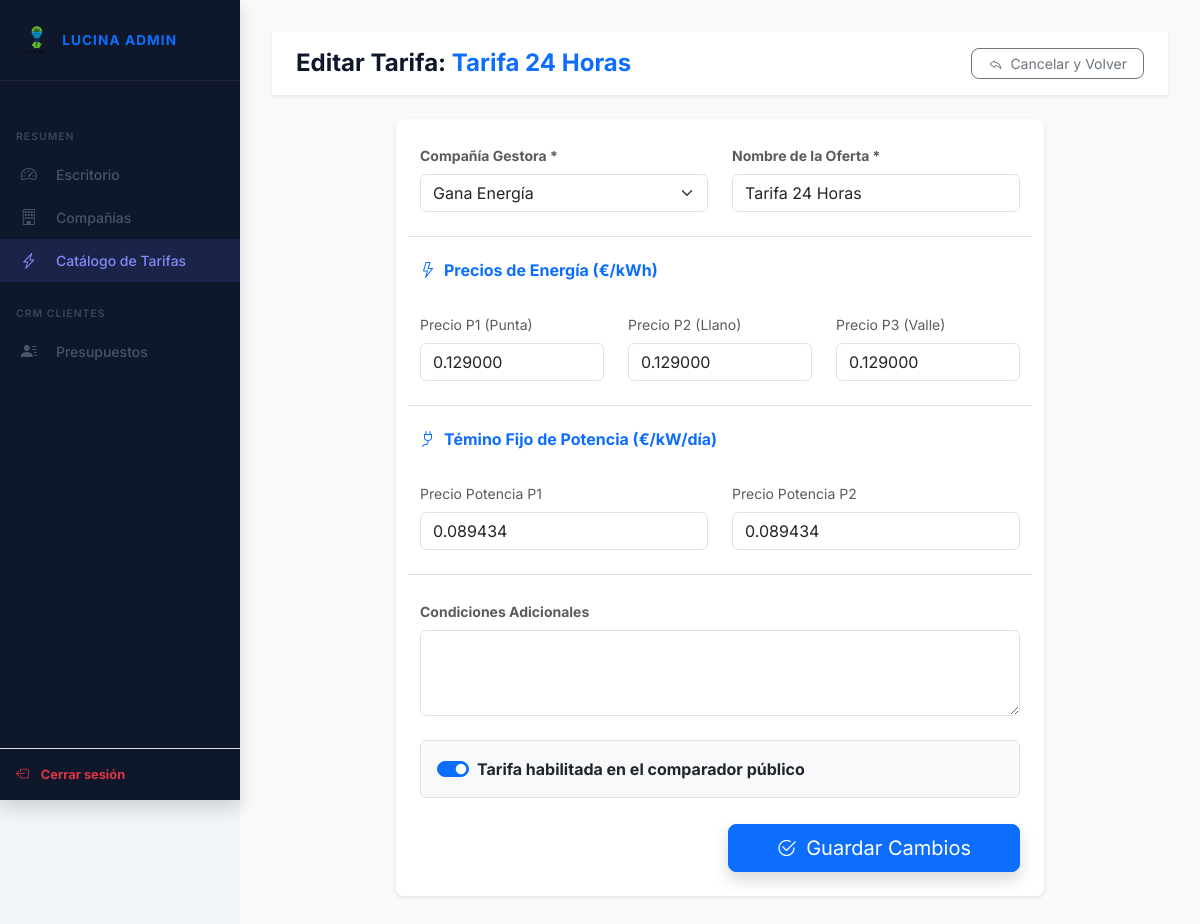
/admin/editar_tarifa.php?id=3 (signed in), run on the app's committed database.
### tables this page shows
CREATE TABLE `tarifas` (
  `tar_id` int(11) NOT NULL AUTO_INCREMENT,
  `tar_comp_id` int(11) NOT NULL,
  `tar_nombre_tarifa` varchar(100) NOT NULL,
  `tar_fecha_actualizacion` date DEFAULT NULL,
  `tar_precio_energia_p1` decimal(10,6) DEFAULT NULL,
  `tar_precio_energia_p2` decimal(10,6) DEFAULT NULL,
  `tar_precio_energia_p3` decimal(10,6) DEFAULT NULL,
  `tar_precio_potencia_p1` decimal(10,6) DEFAULT NULL,
  `tar_precio_potencia_p2` decimal(10,6) DEFAULT NULL,
  `tar_observaciones` mediumtext DEFAULT NULL,
  `tar_activo` tinyint(1) DEFAULT 1,
  PRIMARY KEY (`tar_id`),
  KEY `fk_tar_comp` (`tar_comp_id`),
  CONSTRAINT `fk_tar_comp` FOREIGN KEY (`tar_comp_id`) REFERENCES `companias` (`comp_id`)
);

CREATE TABLE `companias` (
  `comp_id` int(11) NOT NULL AUTO_INCREMENT,
  `comp_nombre` varchar(100) NOT NULL,
  `comp_logo_url` varchar(255) DEFAULT NULL,
  `comp_observaciones` mediumtext DEFAULT NULL,
  `comp_activo` tinyint(1) DEFAULT 1,
  PRIMARY KEY (`comp_id`),
  UNIQUE KEY `comp_nombre` (`comp_nombre`)
);

### admin/editar_tarifa.php (the view, shortened to what this page needs)
<?php
require_once '../funciones/conexion.php';
$idTarifa = (int)($_GET['id'] ?? 0);
try {
    $consultaCias = $conn->query("SELECT comp_id, comp_nombre FROM companias WHERE comp_activo = 1 ORDER BY comp_nombre ASC");
    $listadoCompanias = $consultaCias->fetchAll(PDO::FETCH_ASSOC);
} catch (PDOException $errorCargaCompania) {
    $listadoCompanias = [];
}
try {
    $consultaTarifa = $conn->prepare("SELECT * FROM tarifas WHERE tar_id = ?");
    $consultaTarifa->execute([$idTarifa]);
    $tarifaActual = $consultaTarifa->fetch(PDO::FETCH_ASSOC);
} catch (PDOException $errorCargaTarifa) {
    die("Fallo crítico en el acceso a datos.");
}
?>
<!DOCTYPE html>
<html lang="es">
<head>
    <link href="https://cdn.jsdelivr.net/npm/bootstrap@5.3.0/dist/css/bootstrap.min.css" rel="stylesheet">
    <link rel="stylesheet" href="https://cdn.jsdelivr.net/npm/bootstrap-icons@1.11.0/font/bootstrap-icons.css">
    <link rel="stylesheet" href="admin.css">
</head>
<body>
    <aside class="sidebar shadow">
        <div class="sidebar-brand d-flex align-items-center mb-4">
            <img src="../logo.png" alt="Lucina" style="max-height: 40px;">
            <span class="ms-2 fw-bold text-primary">Lucina Admin</span>
        </div>
        <nav class="sidebar-nav">
            <div class="sidebar-label text-uppercase small opacity-50 px-3 py-2">Resumen</div>
            <a href="index.php" class="sidebar-link"><i class="bi bi-speedometer2 me-2"></i> Escritorio</a>
            <a href="companias.php" class="sidebar-link"><i class="bi bi-building me-2"></i> Compañías</a>
            <a href="tarifas.php" class="sidebar-link active"><i class="bi bi-lightning-charge me-2"></i> Catálogo de Tarifas</a>
            <div class="sidebar-label text-uppercase small opacity-50 px-3 py-2 mt-3">CRM Clientes</div>
            <a href="clientes.php" class="sidebar-link"><i class="bi bi-person-lines-fill me-2"></i> Presupuestos</a>
        </nav>
        <div class="sidebar-footer mt-auto p-3 border-top">
            <a href="../salir.php" class="text-danger text-decoration-none small fw-bold"><i class="bi bi-box-arrow-left me-1"></i> Cerrar sesión</a>
        </div>
    </aside>
    <main class="main bg-light">
        <div class="topbar bg-white shadow-sm px-4 py-3 d-flex justify-content-between align-items-center mb-4">
            <h4 class="mb-0 fw-bold">Editar Tarifa: <span class="text-primary"><?= htmlspecialchars($tarifaActual['tar_nombre_tarifa']) ?></span></h4>
            <a href="tarifas.php" class="btn btn-outline-secondary btn-sm px-3 rounded-3">
                <i class="bi bi-reply me-1"></i> Cancelar y Volver
            </a>
        </div>
        <div class="container-fluid">
            <div class="row justify-content-center">
                <div class="col-lg-9">
                    <div class="card border-0 shadow-sm rounded-3">
                        <div class="card-body p-4">
                            <form method="POST">
                                <div class="row g-4">
                                    <div class="col-md-6">
                                        <label class="form-label small fw-bold text-muted">Compañía Gestora *</label>
                                        <select name="comp_id" class="form-select" required>
                                            <?php foreach ($listadoCompanias as $cia): ?>
                                                <option value="<?= $cia['comp_id'] ?>" <?= $cia['comp_id'] == $tarifaActual['tar_comp_id'] ? 'selected' : '' ?>>
                                                    <?= htmlspecialchars($cia['comp_nombre']) ?>
                                                </option>
                                            <?php endforeach; ?>
                                        </select>
                                    </div>
                                    <div class="col-md-6">
                                        <label class="form-label small fw-bold text-muted">Nombre de la Oferta *</label>
                                        <input type="text" name="nombre" class="form-control"
                                            value="<?= htmlspecialchars($tarifaActual['tar_nombre_tarifa']) ?>" required>
                                    </div>
                                    <div class="col-12 border-top pt-4">
                                        <h6 class="text-primary fw-bold"><i class="bi bi-lightning me-2"></i>Precios de Energía (€/kWh)</h6>
                                    </div>
                                    <div class="col-md-4">
                                        <label class="form-label small text-muted">Precio P1 (Punta)</label>
                                        <input type="number" step="0.000001" name="p_ene_p1" class="form-control" value="<?= $tarifaActual['tar_precio_energia_p1'] ?>">
                                    </div>
                                    <div class="col-md-4">
                                        <label class="form-label small text-muted">Precio P2 (Llano)</label>
                                        <input type="number" step="0.000001" name="p_ene_p2" class="form-control" value="<?= $tarifaActual['tar_precio_energia_p2'] ?>">
                                    </div>
                                    <div class="col-md-4">
                                        <label class="form-label small text-muted">Precio P3 (Valle)</label>
                                        <input type="number" step="0.000001" name="p_ene_p3" class="form-control" value="<?= $tarifaActual['tar_precio_energia_p3'] ?>">
                                    </div>
                                    <div class="col-12 border-top pt-4">
                                        <h6 class="text-primary fw-bold"><i class="bi bi-plug me-2"></i>Témino Fijo de Potencia (€/kW/día)</h6>
                                    </div>
                                    <div class="col-md-6">
                                        <label class="form-label small text-muted">Precio Potencia P1</label>
                                        <input type="number" step="0.000001" name="p_pot_p1" class="form-control" value="<?= $tarifaActual['tar_precio_potencia_p1'] ?>">
                                    </div>
                                    <div class="col-md-6">
                                        <label class="form-label small text-muted">Precio Potencia P2</label>
                                        <input type="number" step="0.000001" name="p_pot_p2" class="form-control" value="<?= $tarifaActual['tar_precio_potencia_p2'] ?>">
                                    </div>
                                    <div class="col-12 border-top pt-4">
                                        <label class="form-label small fw-bold text-muted">Condiciones Adicionales</label>
                                        <textarea name="observaciones" class="form-control" rows="3"><?= htmlspecialchars($tarifaActual['tar_observaciones']) ?></textarea>
                                    </div>
                                    <div class="col-12">
                                        <div class="form-check form-switch p-3 bg-light rounded border">
                                            <input class="form-check-input ms-0 me-2" type="checkbox" name="activo" id="activo"
                                                <?= $tarifaActual['tar_activo'] ? 'checked' : '' ?>>
                                            <label class="form-check-label fw-bold" for="activo">Tarifa habilitada en el comparador público</label>
                                        </div>
                                    </div>
                                    <div class="col-12 mt-4 text-end">
                                        <button type="submit" class="btn btn-primary btn-lg px-5 shadow">
                                            <i class="bi bi-check2-circle me-1"></i> Guardar Cambios
                                        </button>
                                    </div>
                                </div>
                            </form>
                        </div>
                    </div>
                </div>
            </div>
        </div>
    </main>
</body>
</html>

### admin/admin.css (style rules this page uses)
* { font-family: 'Inter', sans-serif; }
body { background: #f1f5f9; }
.sidebar { width: 240px; min-height: 100vh; background: #0f172a; position: fixed; top: 0; left: 0; display: flex; flex-direction: column; z-index: 100; }
.sidebar-brand { padding: 1.5rem 1.25rem; border-bottom: 1px solid rgba(255, 255, 255, .07); display: flex; align-items: center; }
.sidebar-brand img { height: 32px; }
.sidebar-brand span { color: #fff; font-weight: 700; font-size: .85rem; letter-spacing: .08em; text-transform: uppercase; margin-left: .5rem; }
.sidebar-nav { padding: 1rem 0; flex: 1; }
.sidebar-label { color: #64748b; font-size: .65rem; font-weight: 600; letter-spacing: .1em; text-transform: uppercase; padding: .75rem 1.25rem .25rem; }
.sidebar-link { display: flex; align-items: center; gap: .65rem; padding: .6rem 1.25rem; color: #475569; text-decoration: none; font-size: .875rem; font-weight: 500; transition: background .15s, color .15s; }
.sidebar-link.active { background: rgba(99, 102, 241, .15); color: #818cf8; }
.sidebar-link i { font-size: 1rem; width: 1.1rem; text-align: center; }
.sidebar-footer { padding: 1rem 1.25rem; border-top: 1px solid rgba(255, 255, 255, .07); }
.sidebar-footer a { color: #64748b; font-size: .8rem; text-decoration: none; display: flex; align-items: center; gap: .5rem; }
.main { margin-left: 240px; padding: 2rem; }
.topbar { display: flex; align-items: center; justify-content: space-between; margin-bottom: 2rem; }
.topbar h4 { font-weight: 700; color: #0f172a; margin: 0; }

### data on the page
tarifas: tar_nombre_tarifa "Tarifa 24 Horas", comp_id "Gana Energía", nombre "Tarifa 24 Horas", p_ene_p1 "0.129000", p_ene_p2 "0.129000", p_ene_p3 "0.129000", p_pot_p1 "0.089434", p_pot_p2 "0.089434", tar_activo "☑"
